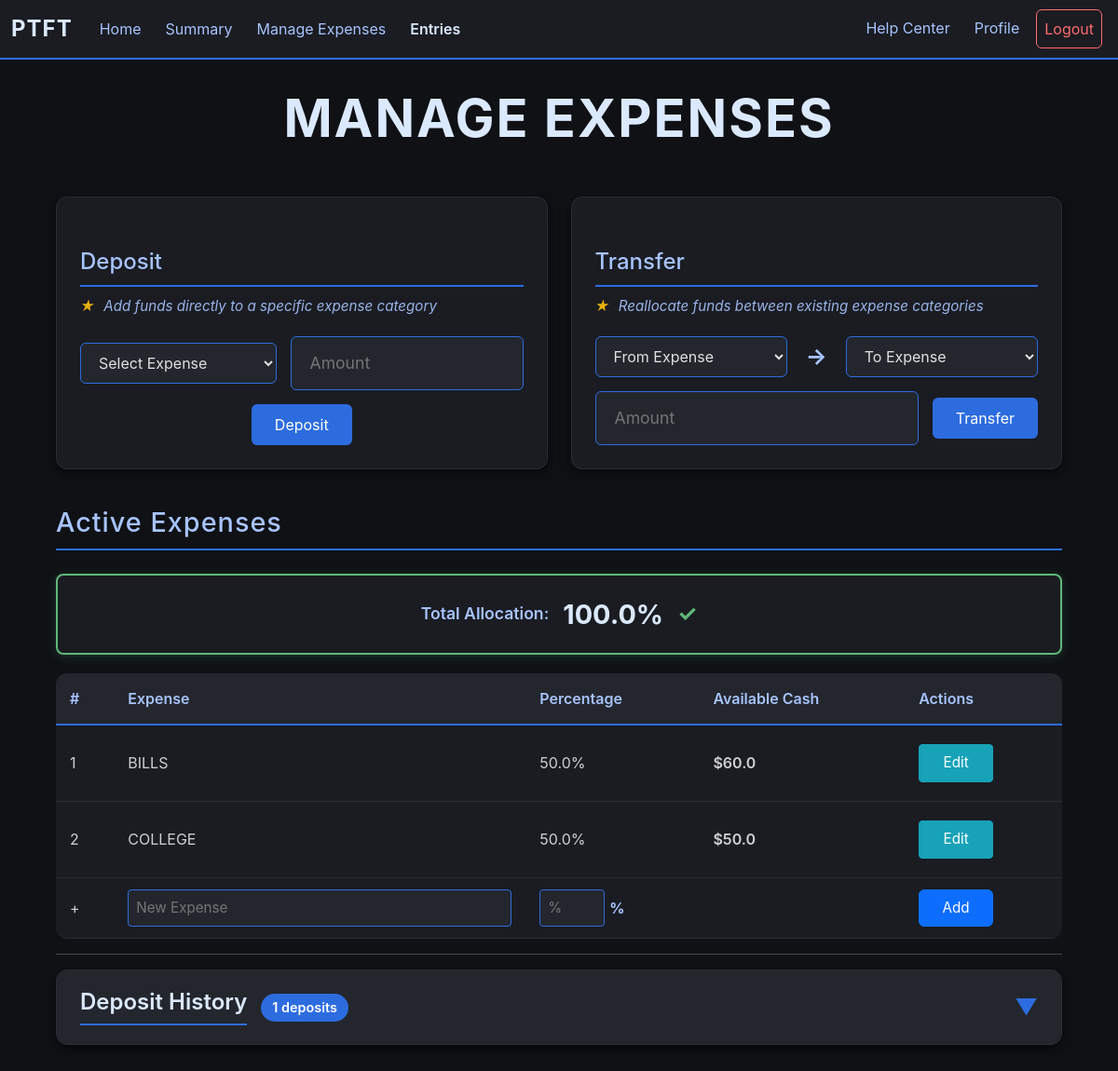
The app's page /expenses (signed in) with its own data.
### app/models.py (models this page shows, shortened)
class Expenses(db.Model):        #Stores all expense category per user
    id = db.Column(db.Integer, primary_key = True)
    user_id = db.Column(db.Integer, db.ForeignKey("user.id"))
    name = db.Column(db.String(25))
    percentage = db.Column(db.Float)
    status = db.Column(db.Boolean, default = True)      #Archive Status
    deleted = db.Column(db.Boolean, default = False)
    savings = db.Column(db.Float, default = 0.0)
    earnings = db.Column(db.Float, default = 0.0)
    spendings = db.Column(db.Float, default = 0.0)
    transferred = db.Column(db.Float, default = 0.0)
    balance = db.Column(db.Float, default = 0.0)
    credit_balance = db.Column(db.Float, default = 0.0)

### app/routes/expense.py (the view)
@expense.route("/expenses", methods = ["GET"])
def expenses():
    if helper.check_login():
        active_expenses = {}
        inactive_expenses = {}
        expense_data = {}       #Links expense id to total savings {expense_id: amount saved}
        snaps = Exp_Snap.query.filter_by(user_id = session["user_id"]).all()
        deposits = Transaction.query.filter_by(user_id = session["user_id"], deposit_status = True).all()
        expenses = Expenses.query.filter_by(user_id = session["user_id"]).all()
        for snap in snaps:      #Calculates net total from snapshots
            expense_data[snap.expense_id] = expense_data.get(snap.expense_id, 0.0) + (snap.expense_earnings - snap.total_spending)
        for deposit in deposits:        #Calculates total deposits per expense
            expense_data[deposit.expense_id] = expense_data.get(deposit.expense_id, 0.0) + deposit.amount
        for expense in expenses:        #Separates expense types between archived and unarchived
            if expense.status:
                active_expenses[expense] = round(expense_data.get(expense.id, 0.0), 2)
            else:
                inactive_expenses[expense] = round(expense_data.get(expense.id, 0.0), 2)
        allocation_check = [0, True]
        for expense in active_expenses:
            allocation_check[0] += expense.percentage
        if allocation_check[0] !=100:
            allocation_check[1] = False
        all_expenses = list(active_expenses.keys()) + list(inactive_expenses.keys())
        deposits = Transaction.query.filter_by(user_id = session["user_id"], deposit_status = True).all()
        return render_template("expenses.html", active_expenses = active_expenses, inactive_expenses = inactive_expenses, status = allocation_check, all_expenses = all_expenses, deposits = deposits)
    else:
        return redirect(url_for("user.login"))

### app/helper.py (called while the page is built)
def check_login():
    return "user_id" in session

### app/templates/expenses.html (shortened to what this page needs)
{% extends "budget_base.html"%}
{% block content %}
<div class="expense-container">
    <h1 class="main-title">MANAGE EXPENSES</h1>
    <div class="function-sections">
        {% if active_expenses %}
        <div class="function-section">
            <h2 class="function-title">Deposit</h2>
            <p class="function-helper-text"><span class="tip-star">★</span> Add funds directly to a specific expense category</p>
            <form action="/deposit" method="POST" class="inline-form">
                <select name="expense_id" required>
                    <option value="">Select Expense</option>
                </select>
                <div class="input-wrapper">
                    <input type="number" step="0.01" name="amount" placeholder="Amount" min="0" required>
                </div>
                <button type="submit" class="form-btn">Deposit</button>
            </form>
        </div>
        <div class="function-section">
            <h2 class="function-title">Transfer</h2>
            <p class="function-helper-text"><span class="tip-star">★</span> Reallocate funds between existing expense categories</p>
            <form action="/reallocate" method="POST" class="inline-form">
                <select name="from_expense" required>
                    <option value="">From Expense</option>
                </select>
                <span class="arrow">→</span>
                <select name="to_expense" required>
                    <option value="">To Expense</option>
                </select>
                <div class="input-wrapper">
                    <input type="number" step="0.01" name="amount" placeholder="Amount" min="0" required>
                </div>
                <button type="submit" class="form-btn">Transfer</button>
            </form>
        </div>
      {% endif %}
    </div>
    <h1 class="section-title">Active Expenses</h1>
    <div class="status-display-compact {% if status[1] %}status-perfect{% else %}status-error{% endif %}">
        <div class="status-compact-content">
            <span class="status-label">Total Allocation:</span>
            <span class="status-percentage-compact">{{status[0]}}%</span>
            {% if status[1] %}
                <span class="status-icon-compact perfect">✓</span>
            {% else %}
                <span class="status-icon-compact error">✗</span>
            {% endif %}
        </div>
    </div>
    <table class="expense-table">
        <thead>
            <tr>
                <th>#</th>
                <th>Expense</th>
                <th>Percentage</th>
                <th>Available Cash</th>
                <th>Actions</th>
            </tr>
        </thead>
        <tbody>
            {% for active_expense in active_expenses %}
            <tr class="log-row" data-row-id="active-{{active_expense.id}}">
                <td>{{loop.index}}</td>
                <td>
                    <div class="display-mode">
                        <span class="display-text">{{active_expense.name}}</span>
                    </div>
                </td>
                <td>
                    <div class="display-mode">
                        <span class="display-text">{{active_expense.percentage}}%</span>
                    </div>
                </td>
                <td class="cash-cell">${{active_expenses[active_expense]}}</td>
                <td>
                    <div class="display-mode">
                        <button class="btn btn-dark btn-info btn-sm edit-toggle-btn" onclick="toggleEdit('active-{{active_expense.id}}')">Edit</button>
                    </div>
                </td>
            </tr>
            {% endfor %}
            <tr class="add-row">
                <form action="/add_expense" method="POST">
                    <td>+</td>
                    <td><input type="text" name="expense_name" placeholder="New Expense" class="table-input" required></td>
                    <td>
                        <div class="percent-wrapper">
                            <input type="number" name="percent" placeholder="%" class="table-input percent-input" required>
                            <span class="percent-symbol">%</span>
                        </div>
                    </td>
                    <td></td>
                    <td><button type="submit" class="btn btn-primary">Add</button></td>
                </form>
            </tr>
        </tbody>
    </table>
    {% if deposits %}
    <hr class="section-divider">
    <div class="collapsible-section">
        <div class="collapsible-header" onclick="toggleSection(this)">
            <div class="collapsible-title-wrapper">
                <h2 class="collapsible-title">Deposit History</h2>
                <span class="item-count">{{ deposits|length }} deposits</span>
            </div>
            <span class="collapsible-arrow">▼</span>
        </div>
    </div>
    {% endif %}
</div>
{% endblock %}

### records on screen
Expenses: name "BILLS", percentage "50.0", active_expenses "60.0"
Expenses: name "COLLEGE", percentage "50.0", active_expenses "50.0"

### other values on screen
{{ status[0] }} "100.0"
{{ deposits|length }} "1"
